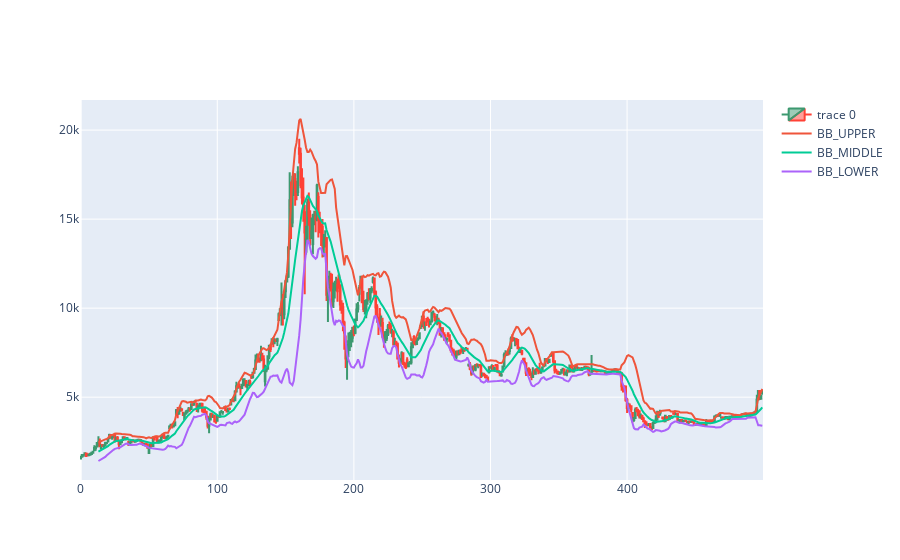

The code cell stored with this chart in its notebook:
### Code cell
import yfinance as yf
import pandas_ta as ta
import plotly.graph_objects as go
from plotly.subplots import make_subplots
import pandas as pd

data = pd.read_csv("BTCUSD_Candlestick_1_D_ASK_08.05.2017-16.10.2021.csv")

# data = yf.download(tickers='BTC-USD', period='max', interval='1d') #data['BB_UPPER'], data['BB_MIDDLE'], data['BB_LOWER'] = 
data = pd.concat([data, ta.bbands(data['Close'], length=14)], axis=1)
data.columns = data.columns[:6].tolist() + ['BB_LOWER', 'BB_MIDDLE', 'BB_UPPER'] + data.columns[9:].tolist()

df = data[:500]

fig = go.Figure()

fig.add_trace(go.Candlestick(x=df.index,
                open=df['Open'],
                high=df['High'],
                low=df['Low'],
                close=df['Close']))
fig.add_trace(go.Scatter(x=df.index, y=df['BB_UPPER'], name='BB_UPPER'))
fig.add_trace(go.Scatter(x=df.index, y=df['BB_MIDDLE'], name='BB_MIDDLE'))
fig.add_trace(go.Scatter(x=df.index, y=df['BB_LOWER'], name='BB_LOWER'))

fig.update_layout(
    xaxis=dict(rangeslider=dict(visible=False))
)

fig.show()

### Figure 1 — Plotly figure (JSON) as saved in the notebook; plotly's stock layout.template omitted (floating-point values rounded to 4 significant figures; data arrays with more than 128 entries replaced by an {"elided": "..."} marker saying what was removed)
{"data": [{"close": {"elided": "500 int values"}, "high": {"elided": "500 int values"}, "low": {"elided": "500 int values"}, "open": {"elided": "500 int values"}, "type": "candlestick", "x": {"elided": "500 int values"}}, {"name": "BB_UPPER", "type": "scatter", "x": {"elided": "500 int values"}, "y": {"elided": "500 float values"}}, {"name": "BB_MIDDLE", "type": "scatter", "x": {"elided": "500 int values"}, "y": {"elided": "500 float values"}}, {"name": "BB_LOWER", "type": "scatter", "x": {"elided": "500 int values"}, "y": {"elided": "500 float values"}}], "layout": {"xaxis": {"rangeslider": {"visible": false}}}}
